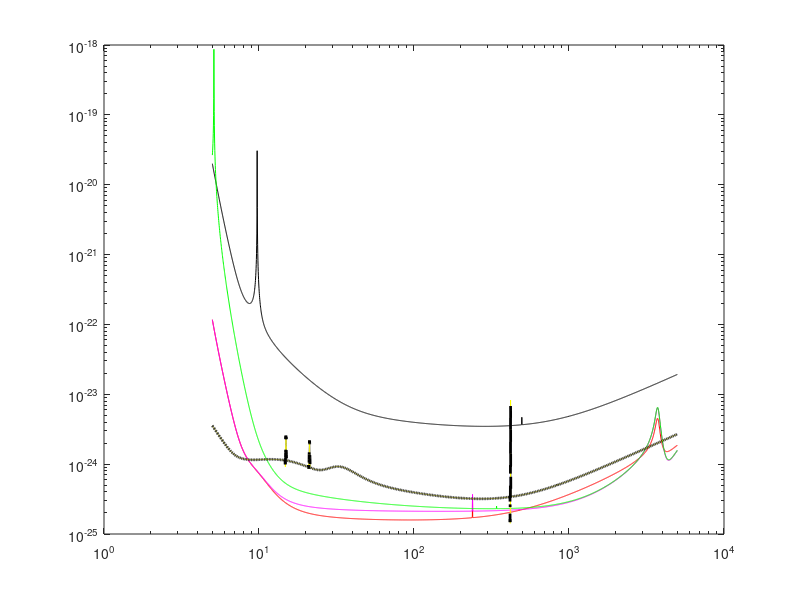

Source code (MATLAB):
clear all;



% m1=free; m2=1.4; t_c=0.0; psi_c=0.0; Ftheta=0.0; Fphi=0.0; Fpsi=0.0; iota=0.0; xi=0.0; r=(10^5)Mpc
dataA=load('curve_data.txt');
Ax=dataA(:,1);
Ay=dataA(:,2);
Az=dataA(:,3);
As=dataA(:,4);
At=dataA(:,5);
Ao=dataA(:,6);

dataB=load('sETD_check.txt');
Bx=dataB(:,1);
By=dataB(:,2);


dataC=load('sETD_check3.txt');
Cx=dataC(:,1);
Cy=dataC(:,2);

set(gcf,'defaultaxesfontsize',10)
loglog(Ax,Ay,'k',Ax,Az,'b',Ax,As,'r',Ax,At,'m',Ax,Ao,'g',Bx,By,'y',Cx,Cy,'k--','linewidth',2)
%loglog(Ax,Ay,'k',Ax,Az,'k--',Sx,Sy,'m','linewidth',1)
%xlabel('Frequency f [Hz]','interpreter','latex');
%ylabel('Strain [$10^{-20}/\sqrt({\rm Hz})$]','interpreter','latex');
%axis([1 10000 0.00001 0.1])
hold on




hold on;
print -dpsc2 f00.eps
hold on


